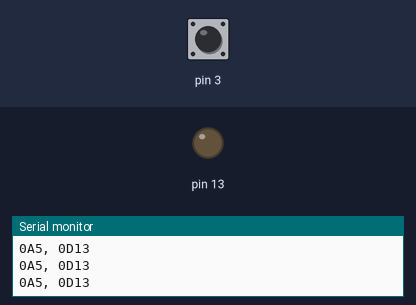
This sketch was run on a simulated Arduino Uno, built with avr-gcc and run on an emulated ATmega328P. Parts: output pins drawn as LEDs (lit = HIGH), the last lines printed to the serial monitor. The inputs (shaded band) are chosen by the test bench; at power-on: pin 3 HIGH.

Above: at 1.2 s.
1.3 s: pin 3 pulled LOW for 0.15 s
At 1.39 s:
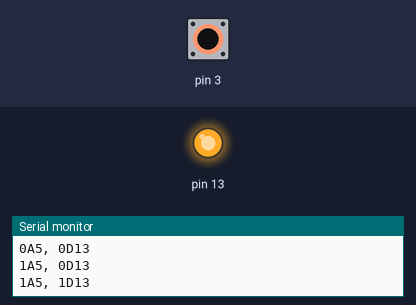
2.9 s: pin 3 pulled LOW for 3.2 s
At 7.0 s:
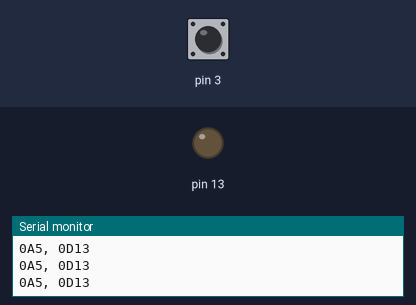
Timing chart, 0 to 8.5 s (numbered marks = the images above; inputs shaded):
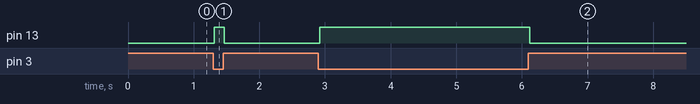

The sketch:

test4.ino
```cpp
/*
Первый код для REAL LIFE

GPIO(пин) - порт ввода-вывода
Цифровые пины: D2-D13; D0(RX), D1(TX)
Аналоговые пины: A0-A7

Все порты могут принимать и выдавать цифровой сигнал
A0-A5 - умеют работать как цифровые. Т.е. цифровые датчики, кнопки, светодиоды и реле подключать к ним можно (A6 и A7 - НЕТ)

Аналоговые порты умеют измерять напряжение.
АЦП(ADP) - аналогово-цифровой преобразователь.
Т.е. к ним можно подключать аналоговые датчики.

На Arduino Nano и UNO ШИМ пины - D3, D5, D6, D9, D10, D11

Аналоговые и цифровые пины могут работать как вход, и как выход. По умолчанию все пины работают как ВХОД
*/
unsigned long d;

void setup() {
  /*
  pinMode(19, OUTPUT); //Настроить порт, первое знач. - пин от 0 до 13 цифровые, от 14 до 19 аналоговые, второе знач. режим работы
  pinMode(12, OUTPUT); //OUTPUT - выход выдаёт 0В или 5В; INPUT - вход, принимает сигнал; INPUT_PULLUP - вход с подтяжкой к 5В
  pinMode(13, OUTPUT);
  digitalWrite(19, 0); //digitalWrite(pin, signal) - подать цифровой сигнал; signal - какой сигнал 0/LOW/false - 0В, 1/HIGH/true - 5В
  digitalWrite(12, 1);
  digitalWrite(13, 0);
  */
  pinMode(3, INPUT_PULLUP);
  pinMode(12, INPUT);
  pinMode(13, OUTPUT);
  Serial.begin(9600);
}

void loop() {
  boolean a = !digitalRead(3);
  boolean b = digitalRead(13);
  //boolean c = digitalRead(12);

  Serial.print(a);Serial.print("A5, ");
  Serial.print(b);Serial.println("D13");
  if (a == 1) {
    digitalWrite(13, 1);
  } else {
    digitalWrite(13, 0);
  }
}
```

Measured:
- after the input at 1.3 s, pin 13: LOW → HIGH at once, → LOW 0.15 s later
- after the input at 2.9 s, pin 13: LOW → HIGH at once, → LOW 3.2 s later
